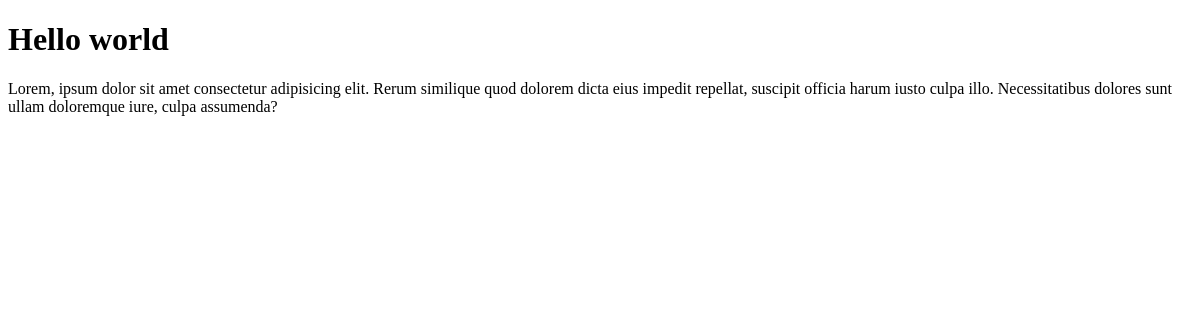
The app's page /users/, older data.
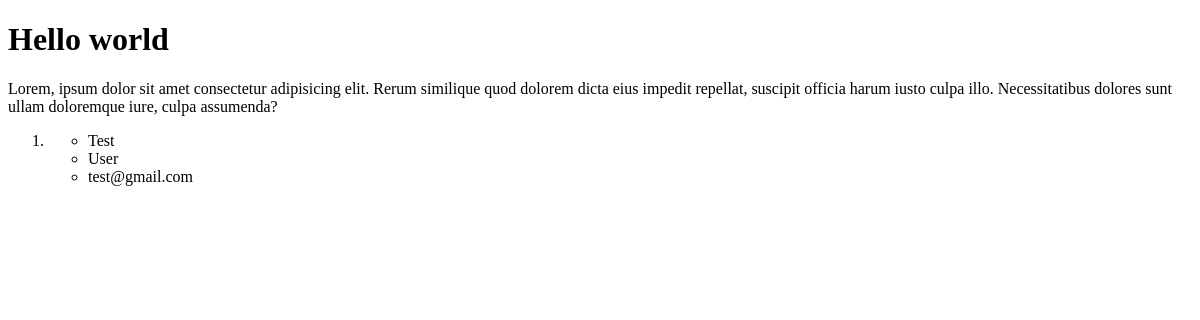
The same page, newer data.
### users/models.py (models this page shows, shortened)
class User(models.Model):
    first_name = models.CharField(max_length=255)
    last_name = models.CharField(max_length=255)
    email = models.EmailField(unique=True)
    created = models.DateTimeField(auto_now_add=True)

### users/views.py (the view)
# urls.py: path("", first_view, name="first_view")
def first_view(request):
    context = {
        "users": User.objects.all()
    }
    return render(request, 'index.html', context)

### users/templates/index.html (shortened to what this page needs)
<!DOCTYPE html>
<html lang="en">
<head>
</head>
<body>
    <h1>Hello world</h1>
    <p>Lorem, ipsum dolor sit amet consectetur adipisicing elit. Rerum similique quod dolorem dicta eius impedit repellat, suscipit officia harum iusto culpa illo. Necessitatibus dolores sunt ullam doloremque iure, culpa assumenda?</p>
    <ol>
        {% for user in users %}
            <li>
                <ul>
                    <li>{{ user.first_name }}</li>
                    <li>{{ user.last_name }}</li>
                    <li>{{ user.email }}</li>
                </ul>
            </li>
        {% endfor %}
    </ol>
</body>
</html>

Row changes from the older to the newer data that the page shows:
added User: first_name "Test", last_name "User", email "test@gmail.com"
